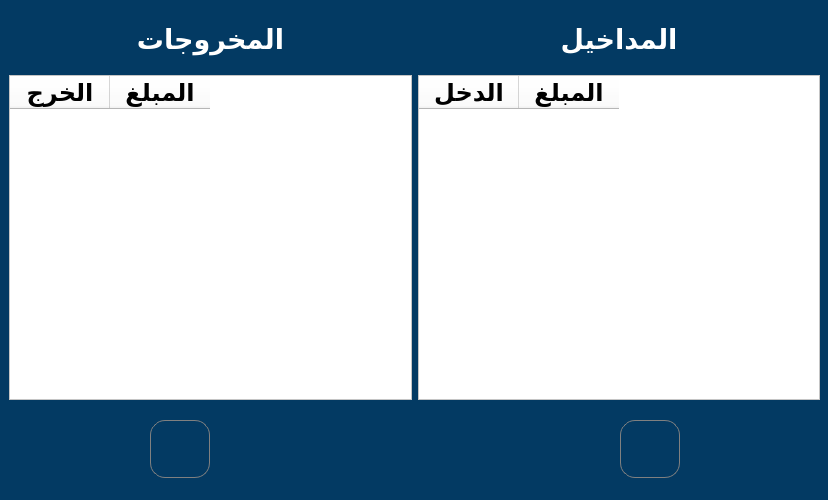
<?xml version="1.0" encoding="UTF-8"?>
<ui version="4.0">
 <class>Form</class>
 <widget class="QWidget" name="Form">
  <property name="geometry">
   <rect>
    <x>0</x>
    <y>0</y>
    <width>828</width>
    <height>500</height>
   </rect>
  </property>
  <property name="windowTitle">
   <string>Form</string>
  </property>
  <property name="styleSheet">
   <string notr="true">background-color:#033a63;</string>
  </property>
  <widget class="QWidget" name="horizontalLayoutWidget">
   <property name="geometry">
    <rect>
     <x>9</x>
     <y>9</y>
     <width>811</width>
     <height>391</height>
    </rect>
   </property>
   <layout class="QHBoxLayout" name="horizontalLayout">
    <item>
     <layout class="QVBoxLayout" name="verticalLayout">
      <item>
       <widget class="QLabel" name="label">
        <property name="minimumSize">
         <size>
          <width>0</width>
          <height>60</height>
         </size>
        </property>
        <property name="maximumSize">
         <size>
          <width>16777215</width>
          <height>60</height>
         </size>
        </property>
        <property name="font">
         <font>
          <pointsize>20</pointsize>
          <bold>true</bold>
         </font>
        </property>
        <property name="styleSheet">
         <string notr="true">color:white;</string>
        </property>
        <property name="text">
         <string>المخروجات</string>
        </property>
        <property name="alignment">
         <set>Qt::AlignCenter</set>
        </property>
       </widget>
      </item>
      <item>
       <widget class="QTableWidget" name="expenses_table">
        <property name="styleSheet">
         <string notr="true">background-color:white;
</string>
        </property>
        <column>
         <property name="text">
          <string>الخرج</string>
         </property>
         <property name="font">
          <font>
           <pointsize>18</pointsize>
           <bold>true</bold>
          </font>
         </property>
        </column>
        <column>
         <property name="text">
          <string>المبلغ</string>
         </property>
         <property name="font">
          <font>
           <pointsize>18</pointsize>
           <bold>true</bold>
          </font>
         </property>
        </column>
       </widget>
      </item>
     </layout>
    </item>
    <item>
     <layout class="QVBoxLayout" name="verticalLayout_2">
      <item>
       <widget class="QLabel" name="label_2">
        <property name="minimumSize">
         <size>
          <width>0</width>
          <height>60</height>
         </size>
        </property>
        <property name="maximumSize">
         <size>
          <width>16777215</width>
          <height>60</height>
         </size>
        </property>
        <property name="font">
         <font>
          <pointsize>20</pointsize>
          <bold>true</bold>
         </font>
        </property>
        <property name="styleSheet">
         <string notr="true">color:white;</string>
        </property>
        <property name="text">
         <string>المداخيل</string>
        </property>
        <property name="alignment">
         <set>Qt::AlignCenter</set>
        </property>
       </widget>
      </item>
      <item>
       <widget class="QTableWidget" name="incomes_table">
        <property name="styleSheet">
         <string notr="true">background-color:white;
</string>
        </property>
        <column>
         <property name="text">
          <string>الدخل</string>
         </property>
         <property name="font">
          <font>
           <pointsize>18</pointsize>
           <bold>true</bold>
          </font>
         </property>
        </column>
        <column>
         <property name="text">
          <string>المبلغ</string>
         </property>
         <property name="font">
          <font>
           <pointsize>18</pointsize>
           <bold>true</bold>
          </font>
         </property>
        </column>
       </widget>
      </item>
     </layout>
    </item>
   </layout>
  </widget>
  <widget class="QWidget" name="verticalLayoutWidget_3">
   <property name="geometry">
    <rect>
     <x>9</x>
     <y>479</y>
     <width>16</width>
     <height>16</height>
    </rect>
   </property>
   <layout class="QVBoxLayout" name="verticalLayout_3"/>
  </widget>
  <widget class="QPushButton" name="cancel_btn">
   <property name="geometry">
    <rect>
     <x>150</x>
     <y>420</y>
     <width>60</width>
     <height>58</height>
    </rect>
   </property>
   <property name="maximumSize">
    <size>
     <width>60</width>
     <height>60</height>
    </size>
   </property>
   <property name="cursor">
    <cursorShape>PointingHandCursor</cursorShape>
   </property>
   <property name="styleSheet">
    <string notr="true">QPushButton{
	border: 1px solid gray;
	border-radius:15px;
}
QPushButton:hover{
	background-color:#3f5482;
	border: 1px solid #3f5482;
}</string>
   </property>
   <property name="text">
    <string/>
   </property>
   <property name="icon">
    <iconset>
     <normaloff>../icons/cancel.svg</normaloff>../icons/cancel.svg</iconset>
   </property>
   <property name="iconSize">
    <size>
     <width>50</width>
     <height>50</height>
    </size>
   </property>
   <property name="flat">
    <bool>true</bool>
   </property>
  </widget>
  <widget class="QPushButton" name="get_current_month_btn">
   <property name="geometry">
    <rect>
     <x>620</x>
     <y>420</y>
     <width>60</width>
     <height>58</height>
    </rect>
   </property>
   <property name="maximumSize">
    <size>
     <width>60</width>
     <height>60</height>
    </size>
   </property>
   <property name="cursor">
    <cursorShape>PointingHandCursor</cursorShape>
   </property>
   <property name="styleSheet">
    <string notr="true">QPushButton{
	border: 1px solid gray;
	border-radius:15px;
}
QPushButton:hover{
	background-color:#3f5482;
	border: 1px solid #3f5482;
}</string>
   </property>
   <property name="text">
    <string/>
   </property>
   <property name="icon">
    <iconset>
     <normaloff>../../../icons/refresh.svg</normaloff>../../../icons/refresh.svg</iconset>
   </property>
   <property name="iconSize">
    <size>
     <width>50</width>
     <height>50</height>
    </size>
   </property>
   <property name="flat">
    <bool>true</bool>
   </property>
  </widget>
 </widget>
 <resources/>
 <connections>
  <connection>
   <sender>cancel_btn</sender>
   <signal>clicked()</signal>
   <receiver>Form</receiver>
   <slot>close()</slot>
   <hints>
    <hint type="sourcelabel">
     <x>421</x>
     <y>402</y>
    </hint>
    <hint type="destinationlabel">
     <x>7</x>
     <y>13</y>
    </hint>
   </hints>
  </connection>
 </connections>
</ui>
